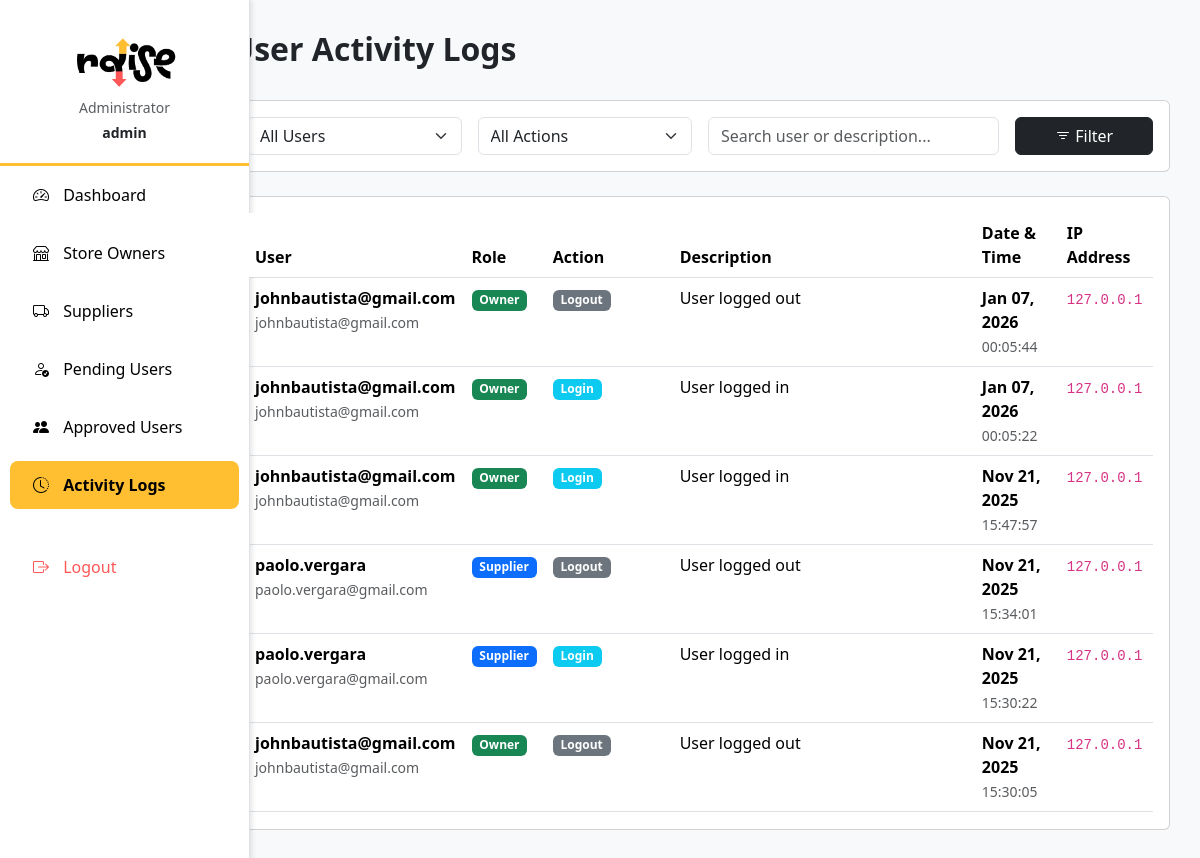
The app's page /sysadmin/logs/ (signed in), older data.
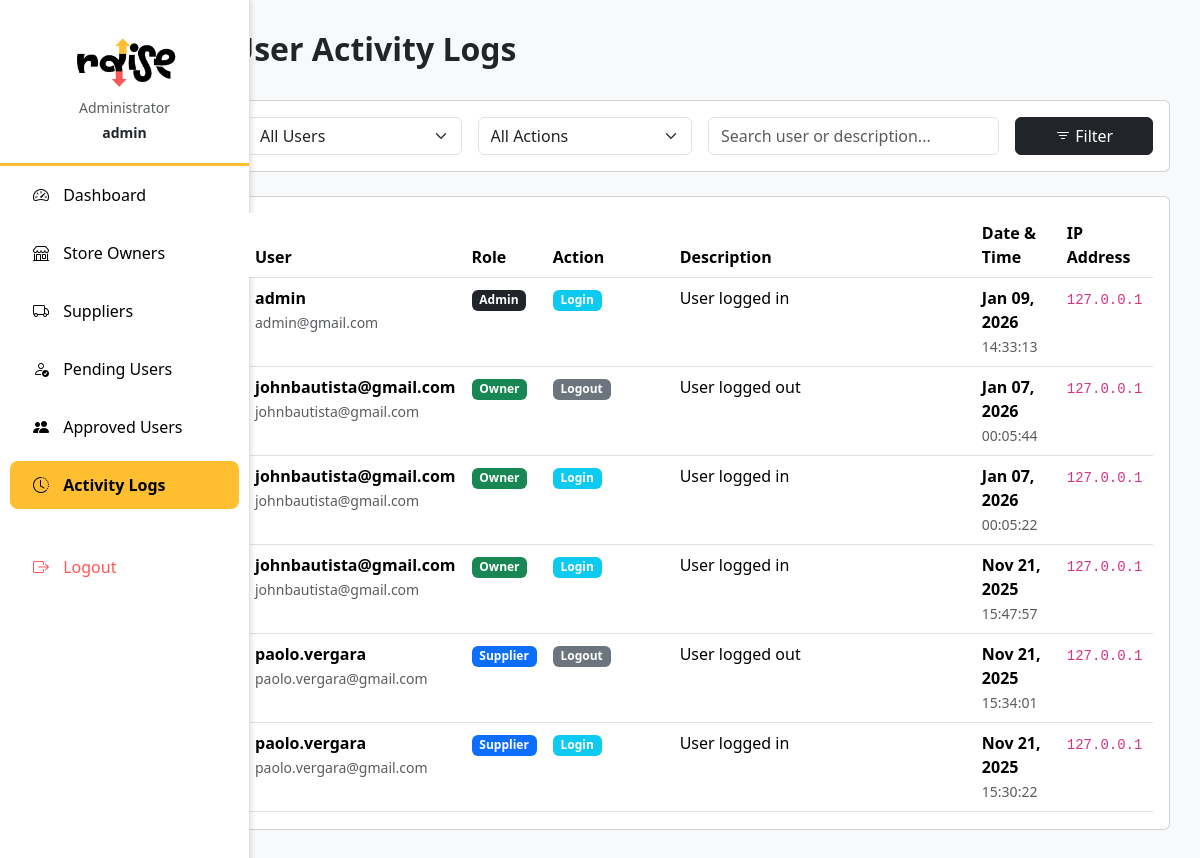
The same page, newer data.
### myapp/models.py (models this page shows, shortened)
class ActivityLog(models.Model):
    ACTION_CHOICES = [
        ('login', 'Login'),
        ('logout', 'Logout'),
        ('create', 'Create'),
        ('update', 'Update'),
        ('delete', 'Delete'),
        ('order', 'Order Placed'),
        ('status_change', 'Status Changed'),
        ('stock_out', 'Stock Out'),
        ('restock', 'Restock'),
        ('order_approved', 'Order Approved'),
        ('order_rejected', 'Order Rejected'),
        ('order_delivered', 'Order Delivered'),
    ]
    user = models.ForeignKey(User, on_delete=models.CASCADE, related_name='activity_logs')
    action = models.CharField(max_length=20, choices=ACTION_CHOICES)
    description = models.TextField()
    timestamp = models.DateTimeField(auto_now_add=True)
    ip_address = models.GenericIPAddressField(null=True, blank=True)
    class Meta:
        ordering = ['-timestamp']

### myapp/admin_views.py (the view)
    def wrapper(request, *args, **kwargs):
        if not request.user.is_authenticated:
            return redirect('login')
        if not request.user.is_superuser:
            messages.error(request, "Access denied. Admin account required.")
            return redirect('landing')
        return view_func(request, *args, **kwargs)

### myapp/admin_views.py (called while the page is built)
def admin_required(view_func):
    def wrapper(request, *args, **kwargs):
        if not request.user.is_authenticated:
            return redirect('login')
        if not request.user.is_superuser:
            messages.error(request, "Access denied. Admin account required.")
            return redirect('landing')
        return view_func(request, *args, **kwargs)
    return wrapper

### myapp/context_processors.py (called while the page is built)
def notifications_context(request):
    if request.user.is_authenticated:
        return {
            'unread_notifications_count': get_unread_notification_count(request.user),
            'unread_messages_count': get_unread_message_count(request.user),
        }
    return {
        'unread_notifications_count': 0,
        'unread_messages_count': 0,
    }

### myapp/notifications.py (called while the page is built)
def get_unread_notification_count(user):
    return Notification.objects.filter(recipient=user, is_read=False).count()

def get_unread_message_count(user):
    return Message.objects.filter(recipient=user, is_read=False).count()

### myapp/templates/admin/activity_logs.html (shortened to what this page needs)
{% extends 'admin/base_new.html' %}
{% block content %}
<div class="d-flex justify-content-between align-items-center mb-4">
  <h2 class="fw-bold">User Activity Logs</h2>
</div>
<div class="card mb-4">
  <div class="card-body">
    <form method="GET" class="row g-3">
      <div class="col-md-3">
        <select name="role" class="form-select">
          <option value="">All Users</option>
        </select>
      </div>
      <div class="col-md-3">
        <select name="action" class="form-select">
          <option value="">All Actions</option>
        </select>
      </div>
      <div class="col-md-4">
        <input type="text" name="search" class="form-control" placeholder="Search user or description..." value="{{ search }}">
      </div>
      <div class="col-md-2">
        <button type="submit" class="btn btn-dark w-100">
          <i class="bi bi-filter"></i> Filter
        </button>
      </div>
    </form>
  </div>
</div>
<div class="card">
  <div class="card-body">
    {% if logs %}
      <div class="table-responsive" style="max-height: 600px; overflow-y: auto;">
        <table class="table table-hover">
          <thead class="sticky-top">
            <tr>
              <th>User</th>
              <th>Role</th>
              <th>Action</th>
              <th>Description</th>
              <th>Date & Time</th>
              <th>IP Address</th>
            </tr>
          </thead>
          <tbody>
            {% for log in logs %}
            <tr>
              <td>
                <strong>{{ log.user.username }}</strong><br>
                <small class="text-muted">{{ log.user.email }}</small>
              </td>
              <td>
                {% if log.user.is_superuser %}
                  <span class="badge bg-dark">Admin</span>
                {% elif log.user.profile.role == 'owner' %}
                  <span class="badge bg-success">Owner</span>
                {% elif log.user.profile.role == 'supplier' %}
                  <span class="badge bg-primary">Supplier</span>
                {% elif log.user.profile.role == 'staff' %}
                  <span class="badge bg-info">Staff</span>
                {% endif %}
              </td>
              <td>
                {% if log.action == 'login' %}
                  <span class="badge bg-info">{{ log.get_action_display }}</span>
                {% elif log.action == 'logout' %}
                  <span class="badge bg-secondary">{{ log.get_action_display }}</span>
                {% elif log.action == 'create' %}
                  <span class="badge bg-success">{{ log.get_action_display }}</span>
                {% elif log.action == 'update' %}
                  <span class="badge bg-warning text-dark">{{ log.get_action_display }}</span>
                {% elif log.action == 'delete' %}
                  <span class="badge bg-danger">{{ log.get_action_display }}</span>
                {% elif log.action == 'order' %}
                  <span class="badge bg-primary">{{ log.get_action_display }}</span>
                {% elif log.action == 'stock_out' %}
                  <span class="badge bg-warning">{{ log.get_action_display }}</span>
                {% elif log.action == 'restock' %}
                  <span class="badge bg-success">{{ log.get_action_display }}</span>
                {% elif log.action == 'order_approved' %}
                  <span class="badge bg-success">{{ log.get_action_display }}</span>
                {% elif log.action == 'order_rejected' %}
                  <span class="badge bg-danger">{{ log.get_action_display }}</span>
                {% elif log.action == 'order_delivered' %}
                  <span class="badge bg-primary">{{ log.get_action_display }}</span>
                {% elif log.action == 'status_change' %}
                  <span class="badge bg-info">{{ log.get_action_display }}</span>
                {% else %}
                  <span class="badge bg-secondary">{{ log.get_action_display }}</span>
                {% endif %}
              </td>
              <td>{{ log.description }}</td>
              <td>
                <strong>{{ log.timestamp|date:"M d, Y" }}</strong><br>
                <small class="text-muted">{{ log.timestamp|date:"H:i:s" }}</small>
              </td>
              <td>
                {% if log.ip_address %}
                  <code>{{ log.ip_address }}</code>
                {% else %}
                  <span class="text-muted">-</span>
                {% endif %}
              </td>
            </tr>
            {% endfor %}
          </tbody>
        </table>
      </div>
    {% else %}
      <div class="text-center py-5">
        <i class="bi bi-clock-history text-muted" style="font-size: 4rem;"></i>
        <h4 class="text-muted mt-3">No Activity Logs</h4>
        <p class="text-muted">User activities will appear here.</p>
      </div>
    {% endif %}
  </div>
</div>
{% endblock %}

### myapp/templates/admin/base_new.html (shortened to what this page needs)
{% load static %}
<!DOCTYPE html>
<html lang="en">
<head>
  <link href="https://cdn.jsdelivr.net/npm/bootstrap@5.3.3/dist/css/bootstrap.min.css" rel="stylesheet">
  <link href="https://cdn.jsdelivr.net/npm/bootstrap-icons@1.11.3/font/bootstrap-icons.css" rel="stylesheet">
</head>
<body>
  <div class="container-fluid">
    <div class="row">
      <nav class="col-md-2 d-md-block sidebar p-0" id="sidebar">
        <div class="pt-3">
          <div class="logo-container">
            <img src="{% static 'img/raise_logo.png' %}" alt="Raise Logo" class="img-fluid mb-2">
            <p class="text-muted small mb-1">Administrator</p>
            <p class="text-dark small fw-bold mb-0">{{ request.user.username }}</p>
          </div>
          <ul class="nav flex-column">
            <li class="nav-item">
              <a class="nav-link {% if request.resolver_match.url_name == 'admin_dashboard' %}active{% endif %}" href="{% url 'admin_dashboard' %}">
                <i class="bi bi-speedometer2"></i> Dashboard
              </a>
            </li>
            <li class="nav-item">
              <a class="nav-link {% if 'owners' in request.path %}active{% endif %}" href="{% url 'admin_owners_list' %}">
                <i class="bi bi-shop"></i> Store Owners
              </a>
            </li>
            <li class="nav-item">
              <a class="nav-link {% if 'suppliers' in request.path %}active{% endif %}" href="{% url 'admin_suppliers_list' %}">
                <i class="bi bi-truck"></i> Suppliers
              </a>
            </li>
            <li class="nav-item">
              <a class="nav-link {% if 'pending-users' in request.path %}active{% endif %}" href="{% url 'admin_pending_users' %}">
                <i class="bi bi-person-check"></i> Pending Users
              </a>
            </li>
            <li class="nav-item">
              <a class="nav-link {% if 'approved-users' in request.path %}active{% endif %}" href="{% url 'admin_approved_users' %}">
                <i class="bi bi-people-fill"></i> Approved Users
              </a>
            </li>
            <li class="nav-item">
              <a class="nav-link {% if 'logs' in request.path %}active{% endif %}" href="{% url 'admin_activity_logs' %}">
                <i class="bi bi-clock-history"></i> Activity Logs
              </a>
            </li>
            <li class="nav-item mt-4">
              <a class="nav-link text-danger" href="{% url 'logout' %}">
                <i class="bi bi-box-arrow-right"></i> Logout
              </a>
            </li>
          </ul>
        </div>
      </nav>
      <main class="col-md-10 ms-sm-auto main-content">
        {% block content %}{% endblock %}
      </main>
    </div>
  </div>
</body>
</html>

Row changes from the older to the newer data that the page shows:
no longer on this page (row unchanged): ActivityLog: user.username "johnbautista@gmail.com", user.email "johnbautista@gmail.com", shows "Owner", action "Logout", description "User logged out", timestamp "Nov 21, 2025", timestamp "15:30:05", ip_address "127.0.0.1"
added ActivityLog: user.username "admin", user.email "admin@gmail.com", shows "Admin", action "Login", description "User logged in", timestamp "Jan 09, 2026", timestamp "14:33:13", ip_address "127.0.0.1"
